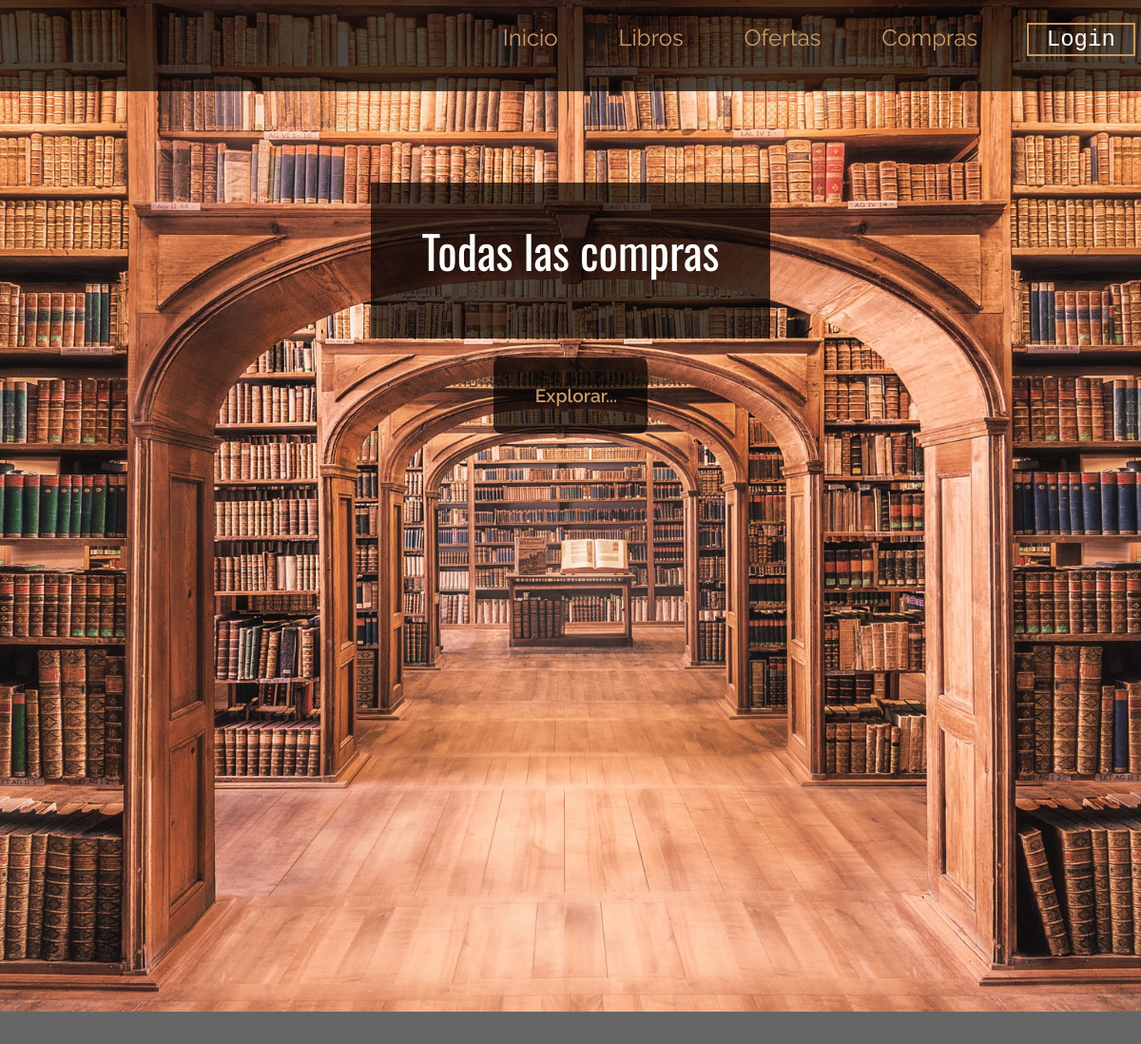
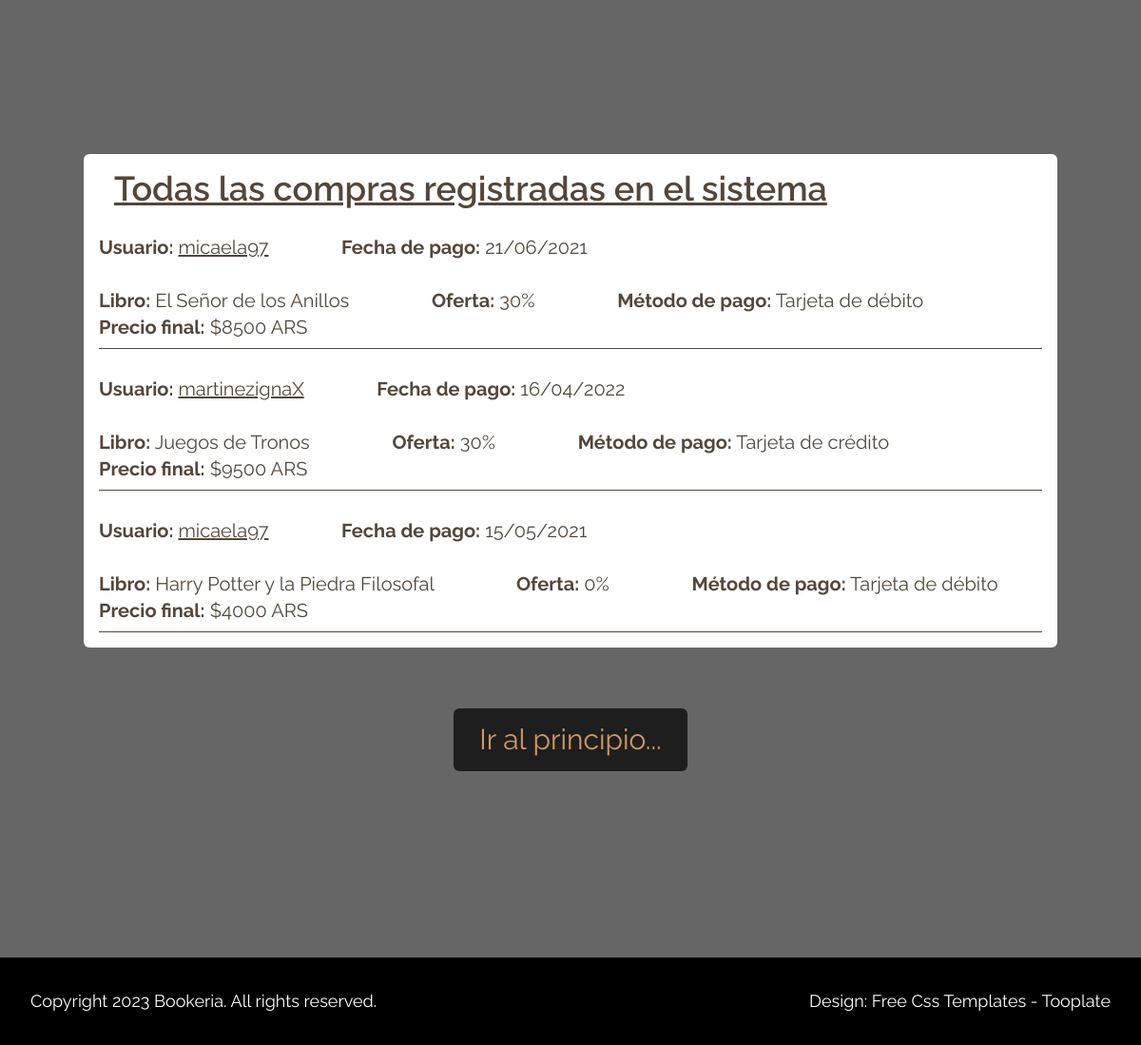
/bookeria/lista-compras/, run on the app's committed database (2 pictures, top to bottom).
### AppBookeria/models.py (models this page shows)
class Compra(models.Model):
    usuario = models.CharField(max_length=100) # quién está comprando
    libro = models.CharField(max_length=200) # qué libro compra
    oferta = models.CharField(max_length=50) # descuento en el precio
    precio = models.CharField(max_length=100) # cantidad final a pagar
    pago = models.CharField(max_length=50) # con qué paga / método de pago
    fecha = models.CharField(max_length=50) # cuándo realiza / realizó la compra

### AppBookeria/views.py (the view)
# urls.py: path('lista-compras/', views.lista_compras, name='ListaCompras'), # página listado compras
def lista_compras(request):
    todas_las_compras = Compra.objects.all() # almacenamiento de datos de la bd
    return render(request, "AppBookeria/compras/listadoCompras.html", {"compras":todas_las_compras}) # pasaje de datos al archivo html

### AppBookeria/templates/AppBookeria/compras/listadoCompras.html (shortened to what this page needs)
{% extends "AppBookeria/padre.html" %}
{% load static %}
{% block title %}
<div class="bg-black bg-opacity-70 p-12 mb-5 text-center">
    <h1 class="text-white text-5xl tm-logo-font mb-5">
        Todas las compras
    </h1>
</div>
<div class="text-center">
    <div class="inline-block">
        <a href="#menu" class="flex justify-center items-center bg-black bg-opacity-70 py-6 px-8 rounded-lg font-semibold tm-text-2xl tm-text-gold hover:text-gray-200 transition">
            <span>Explorar...</span>
        </a>
    </div>
</div>
{% endblock %}
{% block section1 %}
<div id="menu" class=" py-1" data-parallax="scroll" data-image-src="{% static 'AppBookeria/img/libdiv02.png' %}">
    <div class="container mx-auto py-24 sm:py-48" style="width: 800em; color: white;">
        <div class="mb-16 px-4 bg-white py-4 rounded-md">
            <h1 class="px-4 text-4xl tm-text-brown font-semibold" style="text-decoration: underline #544639;">
                Todas las compras registradas en el sistema
            </h1>
            {% for c in compras %}
                <p class="tm-text-brown text-xl py-2 mt-5 font-normal" style="border-bottom: 1px solid #544639;">
                    <b>Usuario:</b> <u>{{c.usuario}}</u>
                    <b> Fecha de pago:</b> {{c.fecha}}
                    <br> <br>
                    <b>Libro:</b> {{c.libro}}
                    <b>Oferta:</b> {{c.oferta}}
                    <b>M&eacute;todo de pago:</b> {{c.pago}}
                    <br>
                    <b>Precio final:</b> {{c.precio}}
                </p>
            {% endfor %}
        </div>
        <div class="text-center text-3xl">
            <a href="#intro" class="bg-white py-6 inline-block rounded-md books"
                style="background-color: rgba(0,0,0,0.7); color: #cc9966; padding: 0.5em 0.9em; cursor: pointer;">
                Ir al principio...
            </a>
        </div>
    </div>
</div>
{% endblock %}

### AppBookeria/static/AppBookeria/css/tooplate-antique-cafe.css (style rules this page uses)
body { font-family: 'Raleway', sans-serif; background-color: #666; }
.tm-logo-font { font-family: 'Oswald', sans-serif; }
.tm-text-gold { color: #CC9966; }
.tm-text-brown { color: #544639; }
.tm-text-2xl { font-size: 1.2rem; line-height: 2rem; }

### data on the page
Compra: usuario "micaela97", fecha "21/06/2021", libro "El Señor de los Anillos", oferta "30%", pago "Tarjeta de débito", precio "$8500 ARS"
Compra: usuario "martinezignaX", fecha "16/04/2022", libro "Juegos de Tronos", oferta "30%", pago "Tarjeta de crédito", precio "$9500 ARS"
Compra: usuario "micaela97", fecha "15/05/2021", libro "Harry Potter y la Piedra Filosofal", oferta "0%", pago "Tarjeta de débito", precio "$4000 ARS"
